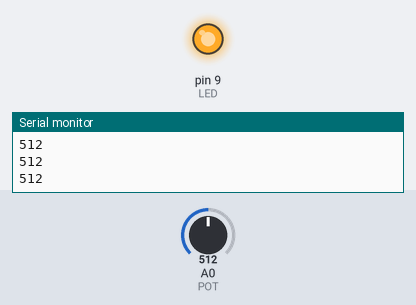
Recording of a sketch running on a simulated Arduino Uno, built with avr-gcc and run on an emulated ATmega328P. Shown: output pins drawn as LEDs (lit = HIGH), the last lines printed to the serial monitor. The test bench sets the inputs (shaded band); at power-on: A0 (POT) = 512.

Above: at 1.2 s.
1.3 s: A0 (POT) set to 501
At 2.2 s:
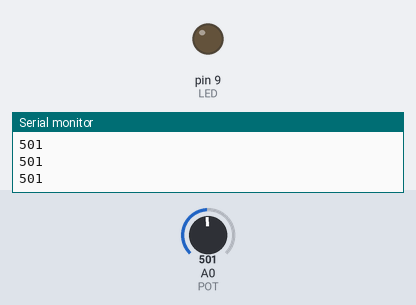
2.8 s: A0 (POT) set to 522
At 3.5 s:
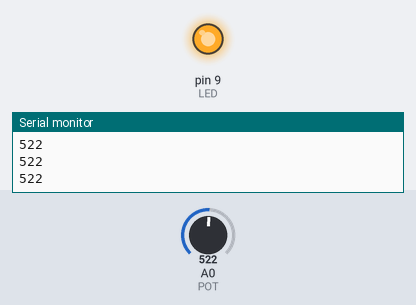
4.3 s: A0 (POT) set to 511
At 4.9 s:
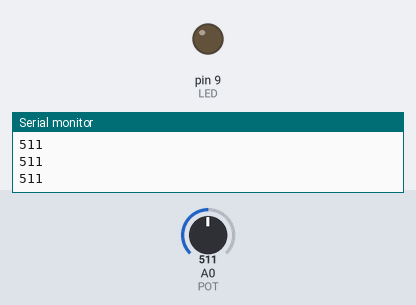
Timing chart, 0 to 7.3 s (numbered marks = the images above; inputs shaded):
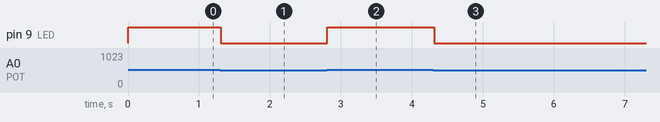

Measured:
- the behaviour switches between 512 and 511 on A0 (POT) (found by bisection; images 0 and 1)
- after the input at 1.3 s, pin 9 (LED): HIGH → LOW at once
- after the input at 2.8 s, pin 9 (LED): LOW → HIGH at once
- after the input at 4.3 s, pin 9 (LED): HIGH → LOW at once

The sketch:

sensors.ino
```cpp
#define LED 9
#define POT A0
int potValue = 0;

void setup() {
  pinMode(LED, OUTPUT);
  Serial.begin(9600);
}

void loop() {
  potValue = analogRead(POT);
  if (potValue >= 512) {
    digitalWrite(LED, HIGH);
  } else {
    digitalWrite(LED, LOW);
  }
  Serial.println(potValue);
  delay(100);
}
```
